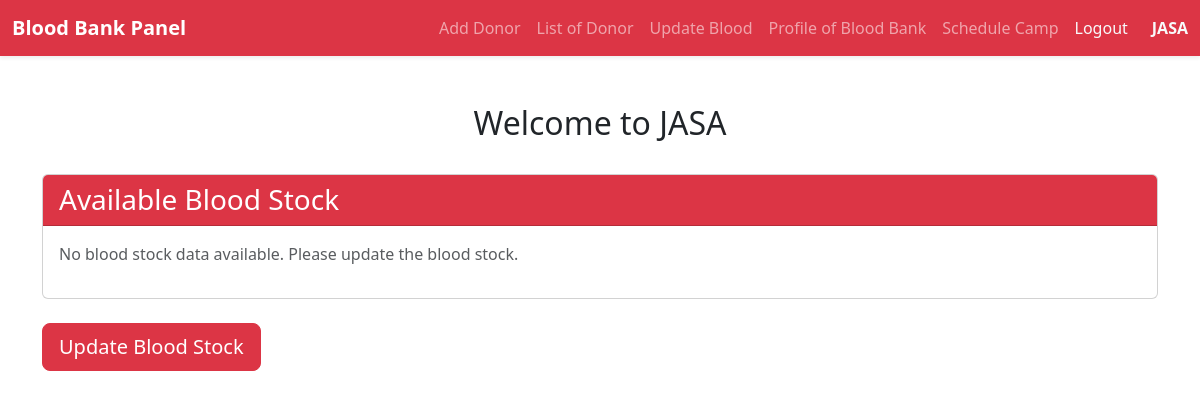
/bloodbank/ (signed in), run on an earlier commit of the app's database.
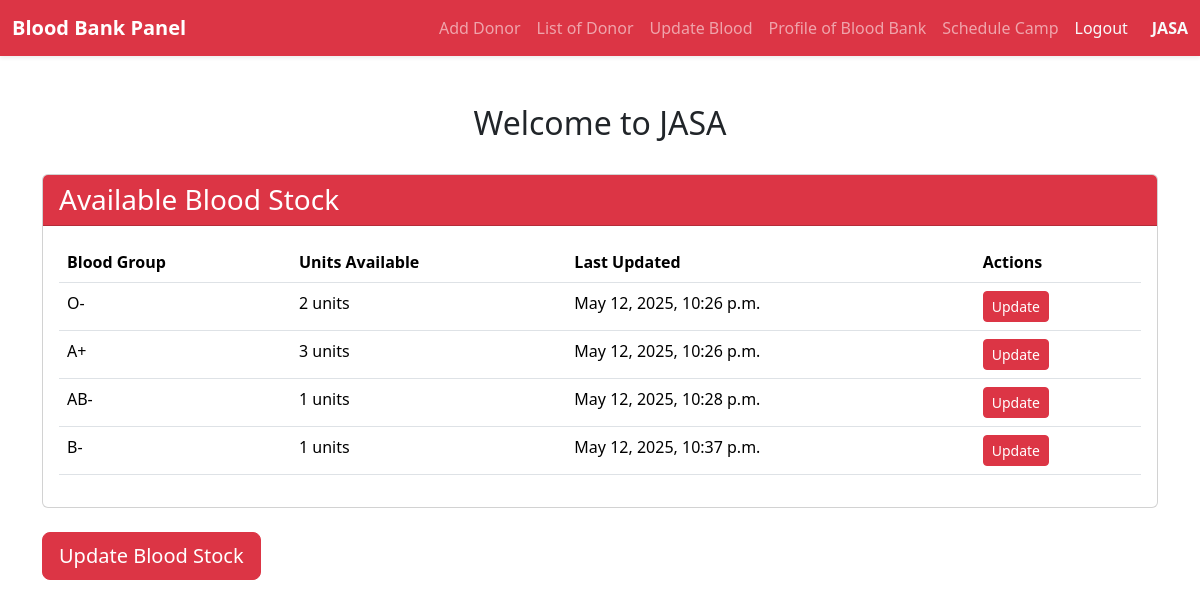
And on a later commit of the database.
### core/models.py (models this page shows, shortened)
class BloodStock(models.Model):
    BLOOD_GROUP_CHOICES = [
        ('A+', 'A+'), ('A-', 'A-'),
        ('B+', 'B+'), ('B-', 'B-'),
        ('AB+', 'AB+'), ('AB-', 'AB-'),
        ('O+', 'O+'), ('O-', 'O-'),
    ]
    bloodbank = models.ForeignKey(BloodBankRegistration, on_delete=models.CASCADE, related_name='blood_stock')
    blood_group = models.CharField(max_length=3, choices=BLOOD_GROUP_CHOICES)
    units = models.PositiveIntegerField(default=0)
    last_updated = models.DateTimeField(auto_now=True)
    class Meta:
        unique_together = ('bloodbank', 'blood_group')

### core/views.py (the view)
# urls.py: path('bloodbank/', views.bloodbank_dashboard, name='bloodbank_dashboard'),
def bloodbank_dashboard(request):
    user_id = request.session.get('bloodbank_user_id')
    if not user_id:
        return redirect('raktasewa_login')
    bloodbank = BloodBankRegistration.objects.get(id=user_id)
    blood_stock = BloodStock.objects.filter(bloodbank=bloodbank)
    return render(request, 'bloodbank.html', {
        'bloodbank_name': bloodbank.blood_bank_name,
        'blood_stock': blood_stock
    })

### templates/bloodbank.html (shortened to what this page needs)
{% extends 'base2.html' %}
{% block content %}
<div class="container my-5">
    <div class="row mb-4">
        <div class="col-12 text-center">
            <h2>Welcome to {{ bloodbank_name }}</h2>
        </div>
    </div>
    <div class="row">
        <div class="col-12">
            <div class="card">
                <div class="card-header bg-danger text-white">
                    <h3 class="mb-0">Available Blood Stock</h3>
                </div>
                <div class="card-body">
                    {% if blood_stock %}
                    <div class="table-responsive">
                        <table class="table table-hover">
                            <thead>
                                <tr>
                                    <th>Blood Group</th>
                                    <th>Units Available</th>
                                    <th>Last Updated</th>
                                    <th>Actions</th>
                                </tr>
                            </thead>
                            <tbody>
                                {% for stock in blood_stock %}
                                <tr>
                                    <td>{{ stock.blood_group }}</td>
                                    <td>{{ stock.units }} units</td>
                                    <td>{{ stock.last_updated|date:"F j, Y, g:i a" }}</td>
                                    <td>
                                        <a href="{% url 'update_blood_group' stock.blood_group %}" class="btn btn-sm btn-danger">Update</a>
                                    </td>
                                </tr>
                                {% endfor %}
                            </tbody>
                        </table>
                    </div>
                    {% else %}
                    <p class="text-muted">No blood stock data available. Please update the blood stock.</p>
                    {% endif %}
                </div>
            </div>
        </div>
    </div>
    <div class="row mt-4">
        <div class="col-12">
            <a href="{% url 'update_blood' %}" class="btn btn-danger btn-lg">Update Blood Stock</a>
        </div>
    </div>
</div>
{% endblock %}

What changed in the data, as far as the page shows it:
added BloodStock: blood_group "O-", units "2", last_updated "May 12, 2025, 10:26 p.m."
added BloodStock: blood_group "A+", units "3", last_updated "May 12, 2025, 10:26 p.m."
added BloodStock: blood_group "AB-", units "1", last_updated "May 12, 2025, 10:28 p.m."
added BloodStock: blood_group "B-", units "1", last_updated "May 12, 2025, 10:37 p.m."
Also different on the page:
text no longer shown: "No blood stock data available. Please update the blood stock."
text now shown: "Blood Group Units Available Last Updated Actions"
